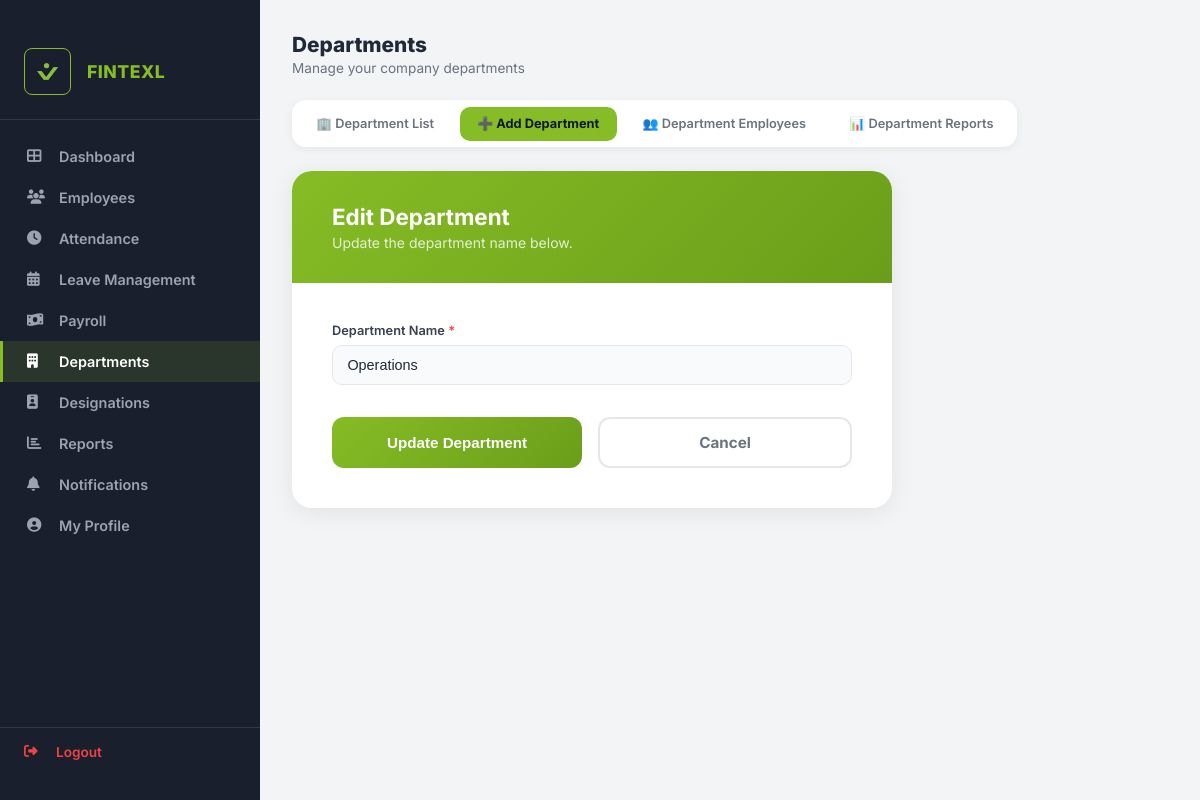
The page /dashboard/admin/departments/edit/2/ (signed in) on the database its author committed.
### zettrack_app/models.py (models this page shows, shortened)
class CustomUser(AbstractUser):
    username = None
    email = models.EmailField(_('email address'), unique=True)
    phone = models.CharField(max_length=15, unique=True, blank=True, null=True)
    company = models.ForeignKey(Company, on_delete=models.CASCADE, null=True, blank=True, related_name='users')
    is_company_admin = models.BooleanField(default=False)
    USERNAME_FIELD = 'email'
    REQUIRED_FIELDS = []
    objects = CustomUserManager()

class Company(models.Model):
    COMPANY_SIZE_CHOICES = [
        ('1-10', '1-10'),
        ('11-50', '11-50'),
        ('51-200', '51-200'),
        ('200+', '200+'),
    ]
    PRIMARY_USE_CHOICES = [
        ('attendance_only', 'Attendance only'),
        ('attendance_payroll', 'Attendance + Payroll'),
    ]
    name = models.CharField(max_length=255)
    size = models.CharField(max_length=20, choices=COMPANY_SIZE_CHOICES, blank=True)
    industry = models.CharField(max_length=100, blank=True)
    primary_use = models.CharField(max_length=50, choices=PRIMARY_USE_CHOICES, blank=True)
    no_of_branches = models.PositiveIntegerField(default=1)
    gstin = models.CharField(max_length=15, blank=True)
    referral_source = models.CharField(max_length=100, blank=True)
    country = models.CharField(max_length=100, default='India')
    state = models.CharField(max_length=100)
    city = models.CharField(max_length=100)
    logo = models.ImageField(upload_to='company_logos/', blank=True, null=True)
    created_at = models.DateTimeField(auto_now_add=True)

class Department(models.Model):
    company = models.ForeignKey(Company, on_delete=models.CASCADE, related_name='departments')
    name = models.CharField(max_length=100)

### zettrack_app/views.py (the view, shortened to what this page needs)
# urls.py: path('dashboard/admin/departments/edit/<int:dept_id>/', views.edit_department_view, name='edit_department'),
@login_required
def edit_department_view(request, dept_id):
    if not request.user.is_company_admin:
        return redirect('employee_dashboard')
    dept = Department.objects.get(id=dept_id, company=request.user.company)
    return render(request, 'zettrack_app/add_department.html', {'dept': dept})

### zettrack_app/templates/zettrack_app/add_department.html (shortened to what this page needs)
{% extends 'zettrack_app/admin_base.html' %}
{% block admin_content %}
<div style="display: flex; justify-content: space-between; align-items: center; margin-bottom: 1.5rem;">
    <div>
        <h2 style="margin: 0; font-size: 1.3rem; font-weight: 800; color: #1f2937;">Departments</h2>
        <p style="margin: 0.2rem 0 0; font-size: 0.85rem; color: #6b7280;">Manage your company departments</p>
    </div>
</div>
<div class="dept-tabs">
    <a href="{% url 'department_list' %}" class="dept-tab" style="text-decoration:none;">&#127970; Department List</a>
    <a href="{% url 'add_department' %}" class="dept-tab dept-tab-active" style="text-decoration:none;">&#10133; Add Department</a>
    <a href="{% url 'department_employees' %}" class="dept-tab" style="text-decoration:none;">&#128101; Department Employees</a>
    <a href="{% url 'department_reports' %}" class="dept-tab" style="text-decoration:none;">&#128202; Department Reports</a>
</div>
<div style="max-width: 600px; background: white; border-radius: 20px; box-shadow: 0 4px 24px rgba(0,0,0,0.08); overflow: hidden;">
    <div style="background: linear-gradient(135deg, #86bc25 0%, #6a9e1a 100%); padding: 2rem 2.5rem;">
        <h2 style="margin: 0; color: white; font-size: 1.4rem; font-weight: 700;">
            {% if dept %}Edit Department{% else %}Add New Department{% endif %}
        </h2>
        <p style="margin: 0.25rem 0 0; color: rgba(255,255,255,0.8); font-size: 0.875rem;">
            {% if dept %}Update the department name below.{% else %}Enter a name for the new department.{% endif %}
        </p>
    </div>
    <div style="padding: 2.5rem;">
        <form method="POST" {% if dept %}action="{% url 'edit_department' dept.id %}"{% endif %}>
            <div class="fg" style="margin-bottom: 2rem;">
                <label class="flabel">Department Name <span style="color:#ef4444;">*</span></label>
                <input type="text" name="name" value="{{ dept.name|default:'' }}" placeholder="e.g. Human Resources" required>
            </div>
            <div style="display: flex; gap: 1rem;">
                <button type="submit" style="flex: 1; padding: 0.875rem; background: linear-gradient(135deg, #86bc25, #6a9e1a); color: white; border: none; border-radius: 12px; font-size: 0.95rem; font-weight: 700; cursor: pointer; transition: opacity 0.2s;" onmouseover="this.style.opacity='0.9'" onmouseout="this.style.opacity='1'">
                    {% if dept %}Update Department{% else %}Save Department{% endif %}
                </button>
                <a href="{% url 'department_list' %}" style="flex: 1; text-align: center; text-decoration: none; padding: 0.875rem; border: 2px solid #e5e7eb; border-radius: 12px; color: #6b7280; font-weight: 700; font-size: 0.95rem; transition: border-color 0.2s;" onmouseover="this.style.borderColor='#86bc25'; this.style.color='#86bc25';" onmouseout="this.style.borderColor='#e5e7eb'; this.style.color='#6b7280';">
                    Cancel
                </a>
            </div>
        </form>
    </div>
</div>
{% endblock %}

### zettrack_app/templates/zettrack_app/admin_base.html (shortened to what this page needs)
{% extends 'zettrack_app/base.html' %}
{% block content %}
<div id="admin-layout">
    <div id="admin-sidebar" style="background: #1a1f2e; color: white; padding: 1.5rem 0; display: flex; flex-direction: column;">
        <div style="padding: 1.5rem; border-bottom: 1px solid #2d3748; display: flex; align-items: center; gap: 1rem;">
            {% if request.user.company.logo %}
                <img src="{{ request.user.company.logo.url }}" alt="Logo" style="width: 45px; height: 45px; border-radius: 8px; object-fit: cover; border: 1.5px solid #86bc25;">
            {% else %}
                <div style="width: 45px; height: 45px; background: #86bc25; border-radius: 8px; display: flex; align-items: center; justify-content: center; font-weight: 800; font-size: 1.2rem; color: #1a1f2e;">
                    {{ request.user.company.name|first|upper }}
                </div>
            {% endif %}
            <div>
                <div style="font-size: 1.1rem; font-weight: 800; color: #86bc25; line-height: 1.1; text-transform: uppercase; letter-spacing: 0.5px; max-width: 140px; white-space: nowrap; overflow: hidden; text-overflow: ellipsis;">{{ request.user.company.name }}</div>
            </div>
        </div>
        <nav style="flex: 1; padding: 1rem 0; overflow-y: auto;">
            <ul style="list-style: none; padding: 0; margin: 0; display: flex; flex-direction: column; gap: 0;">
                <li>
                    <a href="{% url 'admin_dashboard' %}"
                       style="display: flex; align-items: center; gap: 0.75rem; padding: 0.75rem 1.5rem; text-decoration: none; font-weight: 600; font-size: 0.9rem;
                              color: {% if request.resolver_match.url_name == 'admin_dashboard' %}#fff{% else %}#9ca3af{% endif %};
                              background: {% if request.resolver_match.url_name == 'admin_dashboard' %}rgba(134,188,37,0.15){% else %}transparent{% endif %};
                              border-left: 3px solid {% if request.resolver_match.url_name == 'admin_dashboard' %}#86bc25{% else %}transparent{% endif %};">
                        <i class="fas fa-th-large" style="width: 20px;"></i> Dashboard
                    </a>
                </li>
                <li>
                    <a href="{% url 'employee_list' %}"
                       style="display: flex; align-items: center; gap: 0.75rem; padding: 0.75rem 1.5rem; text-decoration: none; font-weight: 600; font-size: 0.9rem;
                              color: {% if 'employee' in request.resolver_match.url_name %}#fff{% else %}#9ca3af{% endif %};
                              background: {% if 'employee' in request.resolver_match.url_name %}rgba(134,188,37,0.15){% else %}transparent{% endif %};
                              border-left: 3px solid {% if 'employee' in request.resolver_match.url_name %}#86bc25{% else %}transparent{% endif %};">
                        <i class="fas fa-users" style="width: 20px;"></i> Employees
                    </a>
                </li>
                <li>
                    <a href="{% url 'admin_attendance' %}"
                       style="display: flex; align-items: center; gap: 0.75rem; padding: 0.75rem 1.5rem; text-decoration: none; font-weight: 600; font-size: 0.9rem;
                              color: {% if 'attendance' in request.resolver_match.url_name %}#fff{% else %}#9ca3af{% endif %};
                              background: {% if 'attendance' in request.resolver_match.url_name %}rgba(134,188,37,0.15){% else %}transparent{% endif %};
                              border-left: 3px solid {% if 'attendance' in request.resolver_match.url_name %}#86bc25{% else %}transparent{% endif %};">
                        <i class="fas fa-clock" style="width: 20px;"></i> Attendance
                    </a>
                </li>
                <li>
                    <a href="{% url 'admin_leaves' %}"
                       style="display: flex; align-items: center; gap: 0.75rem; padding: 0.75rem 1.5rem; text-decoration: none; font-weight: 600; font-size: 0.9rem;
                              color: {% if 'leaves' in request.resolver_match.url_name %}#fff{% else %}#9ca3af{% endif %};
                              background: {% if 'leaves' in request.resolver_match.url_name %}rgba(134,188,37,0.15){% else %}transparent{% endif %};
                              border-left: 3px solid {% if 'leaves' in request.resolver_match.url_name %}#86bc25{% else %}transparent{% endif %};">
                        <i class="fas fa-calendar-alt" style="width: 20px;"></i> Leave Management
                    </a>
                </li>
                <li>
                    <a href="{% url 'admin_payroll' %}"
                       style="display: flex; align-items: center; gap: 0.75rem; padding: 0.75rem 1.5rem; text-decoration: none; font-weight: 600; font-size: 0.9rem;
                              color: {% if 'payroll' in request.resolver_match.url_name %}#fff{% else %}#9ca3af{% endif %};
                              background: {% if 'payroll' in request.resolver_match.url_name %}rgba(134,188,37,0.15){% else %}transparent{% endif %};
                              border-left: 3px solid {% if 'payroll' in request.resolver_match.url_name %}#86bc25{% else %}transparent{% endif %};">
                        <i class="fas fa-money-bill-wave" style="width: 20px;"></i> Payroll
                    </a>
                </li>
                <li>
                    <a href="{% url 'department_list' %}"
                       style="display: flex; align-items: center; gap: 0.75rem; padding: 0.75rem 1.5rem; text-decoration: none; font-weight: 600; font-size: 0.9rem;
                              color: {% if 'department' in request.resolver_match.url_name %}#fff{% else %}#9ca3af{% endif %};
                              background: {% if 'department' in request.resolver_match.url_name %}rgba(134,188,37,0.15){% else %}transparent{% endif %};
                              border-left: 3px solid {% if 'department' in request.resolver_match.url_name %}#86bc25{% else %}transparent{% endif %};">
                        <i class="fas fa-building" style="width: 20px;"></i> Departments
                    </a>
                </li>
                <li>
                    <a href="{% url 'designation_list' %}"
                       style="display: flex; align-items: center; gap: 0.75rem; padding: 0.75rem 1.5rem; text-decoration: none; font-weight: 600; font-size: 0.9rem;
                              color: {% if 'designation' in request.resolver_match.url_name %}#fff{% else %}#9ca3af{% endif %};
                              background: {% if 'designation' in request.resolver_match.url_name %}rgba(134,188,37,0.15){% else %}transparent{% endif %};
                              border-left: 3px solid {% if 'designation' in request.resolver_match.url_name %}#86bc25{% else %}transparent{% endif %};">
                        <i class="fas fa-id-badge" style="width: 20px;"></i> Designations
                    </a>
                </li>
                <li>
                    <a href="{% url 'report_attendance' %}"
                       style="display: flex; align-items: center; gap: 0.75rem; padding: 0.75rem 1.5rem; text-decoration: none; font-weight: 600; font-size: 0.9rem;
                              color: {% if 'report_' in request.resolver_match.url_name %}#fff{% else %}#9ca3af{% endif %};
                              background: {% if 'report_' in request.resolver_match.url_name %}rgba(134,188,37,0.15){% else %}transparent{% endif %};
                              border-left: 3px solid {% if 'report_' in request.resolver_match.url_name %}#86bc25{% else %}transparent{% endif %};">
                        <i class="fas fa-chart-bar" style="width: 20px;"></i> Reports
                    </a>
                </li>
                <li>
                    <a href="{% url 'admin_notifications' %}"
                       style="display: flex; align-items: center; justify-content: space-between; padding: 0.75rem 1.5rem; text-decoration: none; font-weight: 600; font-size: 0.9rem;
                              color: {% if 'notifications' in request.resolver_match.url_name %}#fff{% else %}#9ca3af{% endif %};
                              background: {% if 'notifications' in request.resolver_match.url_name %}rgba(134,188,37,0.15){% else %}transparent{% endif %};
                              border-left: 3px solid {% if 'notifications' in request.resolver_match.url_name %}#86bc25{% else %}transparent{% endif %};">
                        <div style="display: flex; align-items: center; gap: 0.75rem;">
                            <i class="fas fa-bell" style="width: 20px;"></i> Notifications
                        </div>
                    </a>
                </li>
                <li>
                    <a href="{% url 'admin_profile_edit' %}"
                       style="display: flex; align-items: center; gap: 0.75rem; padding: 0.75rem 1.5rem; text-decoration: none; font-weight: 600; font-size: 0.9rem;
                              color: {% if request.resolver_match.url_name == 'admin_profile_edit' %}#fff{% else %}#9ca3af{% endif %};
                              background: {% if request.resolver_match.url_name == 'admin_profile_edit' %}rgba(134,188,37,0.15){% else %}transparent{% endif %};
                              border-left: 3px solid {% if request.resolver_match.url_name == 'admin_profile_edit' %}#86bc25{% else %}transparent{% endif %};">
                        <i class="fas fa-user-circle" style="width: 20px;"></i> My Profile
                    </a>
                </li>
            </ul>
        </nav>
        <div style="padding: 1rem 1.5rem; border-top: 1px solid #2d3748;">
            <a href="{% url 'logout' %}" style="display: flex; align-items: center; gap: 0.75rem; text-decoration: none; color: #ef4444; font-weight: 600; font-size: 0.85rem;">
                <i class="fas fa-sign-out-alt" style="width: 20px;"></i> Logout
            </a>
        </div>
    </div>
    <div id="admin-main">
        {% block admin_content %}{% endblock %}
    </div>
</div>
{% endblock %}

### rows shown on the page
CustomUser: user.company.logo (picture), user.company.name "FINTEXL"
Department: name "Operations"
